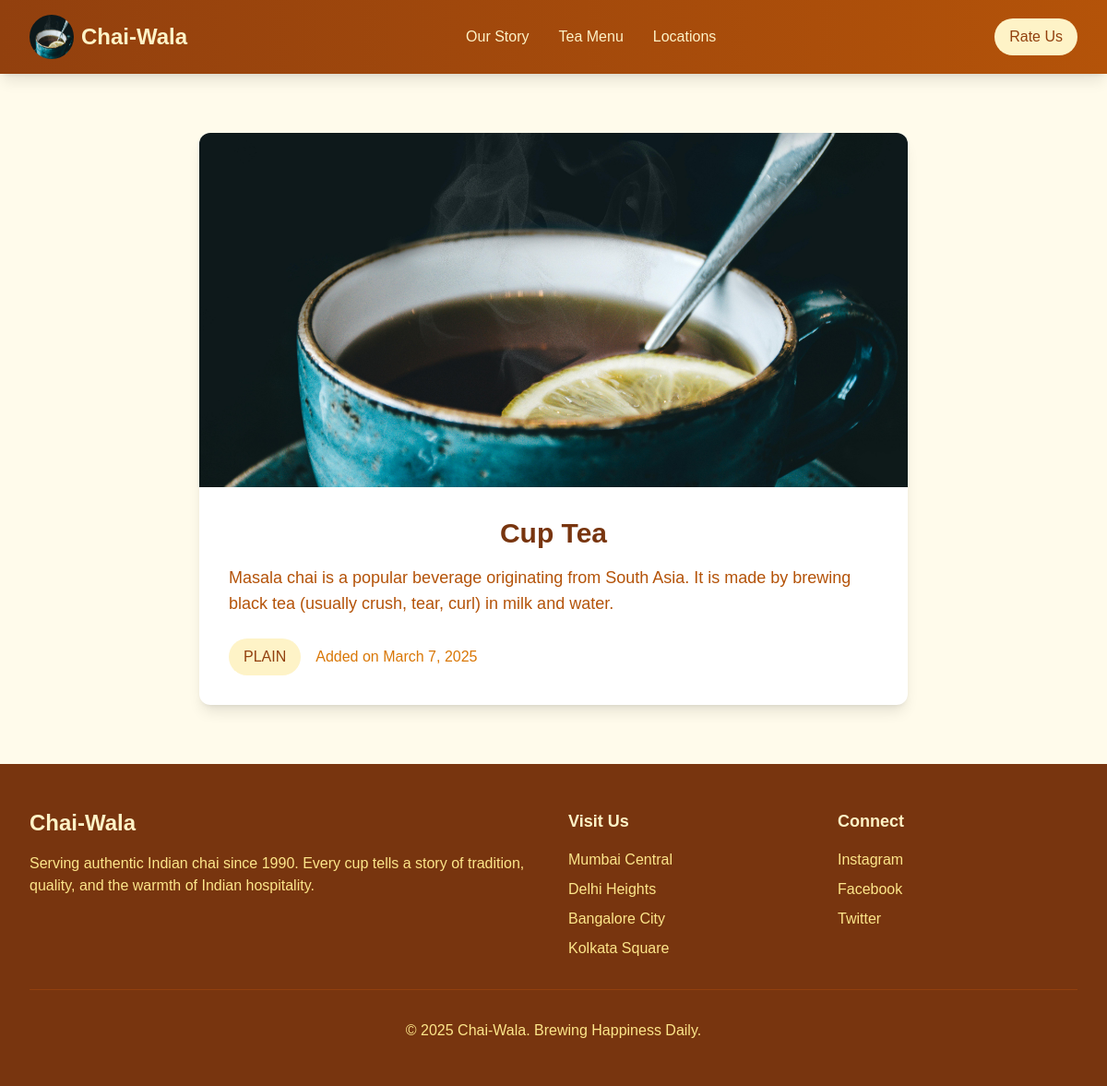
Screenshot of /chai/6/ with the database file from the repository.
### chai/models.py (models this page shows, shortened)
class ChaiVariety(models.Model):
  __tablename__ = "Chai Varieties"
  CHAI_TYPE_CHOICES = [
    ('ML', 'MASALA'),
    ('GR', 'GINGER'),
    ('KL', 'KIWI'),
    ('PL', 'PLAIN'),
    ('EL', 'ELAICHI'),
  ]
  name = models.CharField(max_length=100)
  image = models.ImageField(upload_to='chais/')
  date_added = models.DateTimeField(default=timezone.now)
  type = models.CharField(max_length=2, choices=CHAI_TYPE_CHOICES, default='ML')
  description = models.TextField(default='')
  price = models.IntegerField(default=20)

### chai/views.py (the view)
# urls.py: path('<int:chai_id>/', views.chai_detail, name='chai_detail'),
def chai_detail(request, chai_id):
  chai = get_object_or_404(ChaiVariety, pk=chai_id)
  return render(request, 'chai/chai_detail.html', {'chai': chai})

### chai/templates/chai/chai_detail.html (shortened to what this page needs)
{% extends 'layout.html' %}
{% block content %}
<div class="py-16 px-4 sm:px-6 lg:px-8 bg-amber-50">
  <div class="max-w-3xl mx-auto">
    <div class="bg-white rounded-xl shadow-lg overflow-hidden">
      <div class="relative h-96">
        <img
          src="{{ chai.image.url }}"
          alt="{{ chai.name }}"
          class="w-full h-full object-cover"
        />
      </div>
      <div class="p-8">
        <h1 class="text-3xl font-bold text-amber-900 mb-4">{{ chai.name }}</h1>
        <p class="text-amber-700 text-lg mb-6">{{ chai.description }}</p>
        <div class="flex items-center space-x-4">
          <span class="px-4 py-2 bg-amber-100 text-amber-800 rounded-full"
            >{{ chai.get_type_display }}</span
          >
          <span class="text-amber-600"
            >Added on {{ chai.date_added|date:"F j, Y" }}</span
          >
        </div>
      </div>
    </div>
  </div>
</div>
{% endblock %}

### static/css/styles.css (style rules this page uses)
body { background-color: #161616; font-family: Arial, sans-serif; color: #fff; }
h1 { font-size: 2em; text-align: center; }

### rows the page displays
ChaiVariety: image (picture), name "Cup Tea", description "Masala chai is a popular beverage originating from South Asia. It is made by brewing black tea (usually crush, tear, curl) in milk and water.", type "PLAIN", date_added "March 7, 2025"
